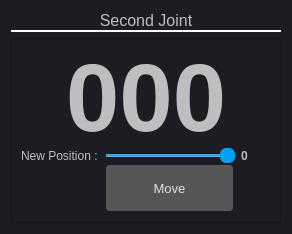
                  <widget class="QFrame" name="frame_11">
                   <property name="maximumSize">
                    <size>
                     <width>331</width>
                     <height>16777215</height>
                    </size>
                   </property>
                   <property name="styleSheet">
                    <string notr="true">QFrame{
	background-color: rgb(27, 29, 35);
}

QFrame:hover{
border-bottom:4px solid rgb(59, 63, 76);
}</string>
                   </property>
                   <property name="frameShape">
                    <enum>QFrame::NoFrame</enum>
                   </property>
                   <property name="frameShadow">
                    <enum>QFrame::Raised</enum>
                   </property>
                   <layout class="QGridLayout" name="gridLayout_34">
                    <item row="0" column="0">
                     <widget class="QLabel" name="label_25">
                      <property name="maximumSize">
                       <size>
                        <width>16777215</width>
                        <height>40</height>
                       </size>
                      </property>
                      <property name="font">
                       <font>
                        <family>Segoe UI</family>
                        <pointsize>12</pointsize>
                       </font>
                      </property>
                      <property name="styleSheet">
                       <string notr="true">QLabel{
color: rgb(190, 190, 190);
border-bottom:2px solid rgb(255, 255, 255);
border-radius:0px;
}

QLabel:hover{
border-top : none;
border-left : none;
border-right:none;
}</string>
                      </property>
                      <property name="text">
                       <string>Second Joint</string>
                      </property>
                      <property name="alignment">
                       <set>Qt::AlignCenter</set>
                      </property>
                     </widget>
                    </item>
                    <item row="1" column="0">
                     <widget class="QFrame" name="frame_16">
                      <property name="styleSheet">
                       <string notr="true">QFrame:hover{
border:none;
}</string>
                      </property>
                      <property name="frameShape">
                       <enum>QFrame::StyledPanel</enum>
                      </property>
                      <property name="frameShadow">
                       <enum>QFrame::Raised</enum>
                      </property>
                      <layout class="QGridLayout" name="gridLayout_9">
                       <property name="verticalSpacing">
                        <number>0</number>
                       </property>
                       <item row="1" column="3">
                        <widget class="QLabel" name="label_29">
                         <property name="maximumSize">
                          <size>
                           <width>30</width>
                           <height>16777215</height>
                          </size>
                         </property>
                         <property name="font">
                          <font>
                           <pointsize>9</pointsize>
                           <weight>75</weight>
                           <bold>true</bold>
                          </font>
                         </property>
                         <property name="styleSheet">
                          <string notr="true">color: rgb(190, 190, 190);</string>
                         </property>
                         <property name="text">
                          <string>0</string>
                         </property>
                        </widget>
                       </item>
                       <item row="1" column="0">
                        <widget class="QLabel" name="label_30">
                         <property name="styleSheet">
                          <string notr="true">color: rgb(190, 190, 190);</string>
                         </property>
                         <property name="text">
                          <string>New Position :</string>
                         </property>
                        </widget>
                       </item>
                       <item row="0" column="0" colspan="4">
                        <widget class="QLabel" name="label_joint2_currentvalue">
                         <property name="minimumSize">
                          <size>
                           <width>250</width>
                           <height>0</height>
                          </size>
                         </property>
                         <property name="maximumSize">
                          <size>
                           <width>16777215</width>
                           <height>100</height>
                          </size>
                         </property>
                         <property name="font">
                          <font>
                           <family>Segoe UI</family>
                           <pointsize>72</pointsize>
                           <weight>75</weight>
                           <bold>true</bold>
                          </font>
                         </property>
                         <property name="styleSheet">
                          <string notr="true">color: rgb(190, 190, 190);</string>
                         </property>
                         <property name="text">
                          <string>000</string>
                         </property>
                         <property name="alignment">
                          <set>Qt::AlignCenter</set>
                         </property>
                        </widget>
                       </item>
                       <item row="1" column="1" colspan="2">
                        <widget class="QSlider" name="horizontalSlider_joint2_newvalue">
                         <property name="maximumSize">
                          <size>
                           <width>16777215</width>
                           <height>16777215</height>
                          </size>
                         </property>
                         <property name="styleSheet">
                          <string notr="true">QSlider:horizontal{
	background-color: rgb(27, 29, 35);
}
QSlider::handle:horizontal {
	background-color: rgb(0, 160, 240);
    border-radius:6px;
}</string>
                         </property>
                         <property name="minimum">
                          <number>-90</number>
                         </property>
                         <property name="maximum">
                          <number>90</number>
                         </property>
                         <property name="pageStep">
                          <number>1</number>
                         </property>
                         <property name="value">
                          <number>90</number>
                         </property>
                         <property name="sliderPosition">
                          <number>90</number>
                         </property>
                         <property name="orientation">
                          <enum>Qt::Horizontal</enum>
                         </property>
                        </widget>
                       </item>
                       <item row="2" column="1" colspan="2">
                        <widget class="QPushButton" name="pushButton_send_joint2">
                         <property name="minimumSize">
                          <size>
                           <width>100</width>
                           <height>50</height>
                          </size>
                         </property>
                         <property name="font">
                          <font>
                           <pointsize>10</pointsize>
                          </font>
                         </property>
                         <property name="styleSheet">
                          <string notr="true">QPushButton{
background-color: rgb(86, 86, 86);
color: rgb(225, 225, 225);
border:2px solid rgb(27, 29, 35);
border-radius:5px;
}

QPushButton:hover{
	background-color: rgb(77, 77, 77);
}

QPushButton:pressed{
	background-color: rgb(99, 99, 99);
}</string>
                         </property>
                         <property name="text">
                          <string>Move</string>
                         </property>
                        </widget>
                       </item>
                      </layout>
                     </widget>
                    </item>
                   </layout>
                  </widget>
